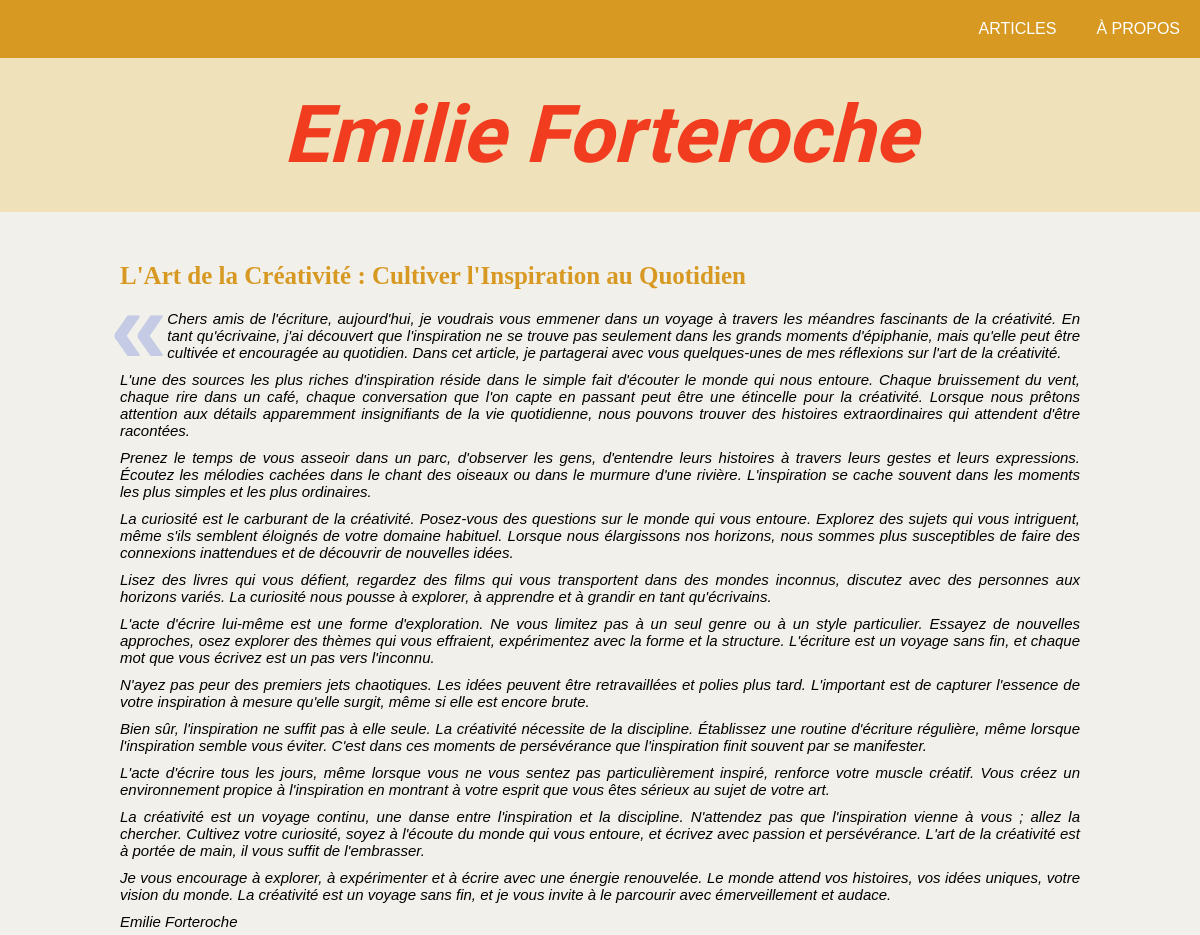
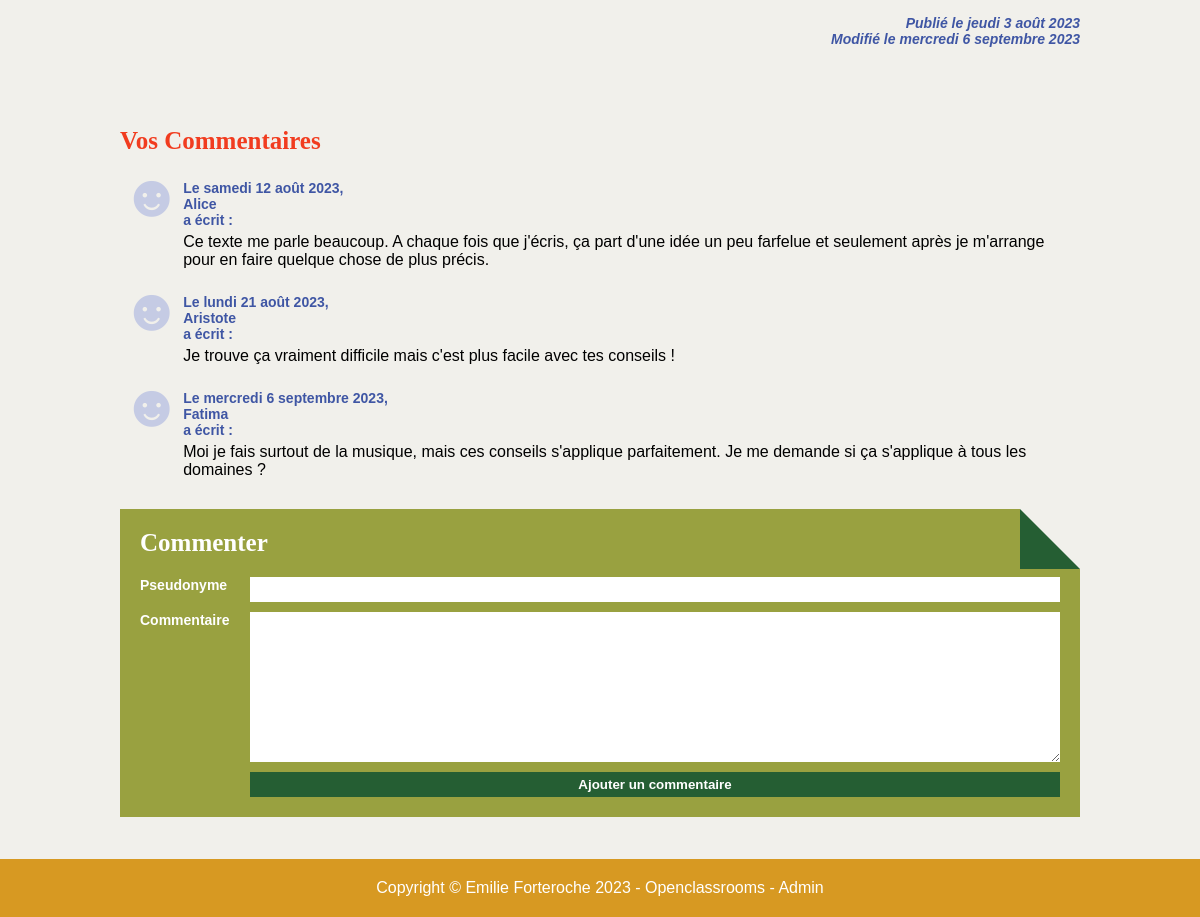
Screenshot of /index.php?action=showArticle&id=2 with the database file from the repository (2 pictures, top to bottom).
### tables this page shows
CREATE TABLE `article` (
  `id` int(11) NOT NULL,
  `id_user` int(11) NOT NULL,
  `title` varchar(255) NOT NULL,
  `content` text NOT NULL,
  `view` int(11) NOT NULL,
  `date_creation` datetime NOT NULL,
  `date_update` datetime DEFAULT NULL
);

CREATE TABLE `comment` (
  `id` int(11) NOT NULL,
  `id_article` int(11) NOT NULL,
  `pseudo` varchar(255) NOT NULL,
  `content` text NOT NULL,
  `date_creation` datetime NOT NULL
);

### views/View.php (called while the page is built, shortened)
<?php
class View
{
    public function render(string $viewName, array $params = []) : void
    {
        $viewPath = $this->buildViewPath($viewName);
        $content = $this->_renderViewFromTemplate($viewPath, $params);
    }
    private function _renderViewFromTemplate(string $viewPath, array $params = []) : string
    {
        if (file_exists($viewPath)) {
            extract($params);
            require($viewPath);
            return ob_get_clean();
        } else {
            throw new Exception("La vue '$viewPath' est introuvable.");
        }
    }
    private function buildViewPath(string $viewName) : string
    {
        return TEMPLATE_VIEW_PATH . $viewName . '.php';
    }
}

### controllers/ArticleController.php (called while the page is built, shortened)
<?php
class ArticleController
{
    public function showArticle(): void
    {
        $id = Utils::request("id", -1);
        $articleManager = new ArticleManager();
        $article = $articleManager->getArticleById($id);
        $commentManager = new CommentManager();
        $comments = $commentManager->getAllCommentsByArticleId($id);
        $view = new View($article->getTitle());
        $view->render("detailArticle", ['article' => $article, 'comments' => $comments]);
    }
}

### index.php (called while the page is built, shortened)
<?php
$action = Utils::request('action', 'home');
try {
    switch ($action) {
        case 'showArticle':
            $articleController = new ArticleController();
            $articleController->showArticle();
            break;
    }
} catch (Exception $e) {
    $errorView = new View('Erreur');
    $errorView->render('errorPage', ['errorMessage' => $e->getMessage()]);
}

### models/Article.php (called while the page is built, shortened)
<?php
class Article extends AbstractEntity
{
    private string $title = "";
    private string $content = "";
    private ?DateTime $dateCreation = null;
    private ?DateTime $dateUpdate = null;
    public function setTitle(string $title): void
    {
        $this->title = $title;
    }
    public function getTitle(): string
    {
        return $this->title;
    }
    public function setContent(string $content): void
    {
        $this->content = $content;
    }
    public function getContent(int $length = -1): string
    {
        return $this->content;
    }
    public function setDateCreation(string|DateTime $dateCreation, string $format = 'Y-m-d H:i:s'): void
    {
        if (is_string($dateCreation)) {
            $dateCreation = DateTime::createFromFormat($format, $dateCreation);
        }
        $this->dateCreation = $dateCreation;
    }
    public function getDateCreation(): DateTime
    {
        return $this->dateCreation;
    }
    public function setDateUpdate(null|string|DateTime $dateUpdate, string $format = 'Y-m-d H:i:s'): void
    {
        if (is_string($dateUpdate)) {
            $dateUpdate = DateTime::createFromFormat($format, $dateUpdate);
        }
        $this->dateUpdate = $dateUpdate;
    }
    public function getDateUpdate(): ?DateTime
    {
        return $this->dateUpdate;
    }
}

### models/DBManager.php (called while the page is built, shortened)
<?php
class DBManager
{
    private static $instance;
    private $db;
    private function __construct()
    {
        $this->db = new PDO('mysql:host=' . DB_HOST . ';dbname=' . DB_NAME . ';charset=utf8', DB_USER, DB_PASS);
        $this->db->setAttribute(PDO::ATTR_ERRMODE, PDO::ERRMODE_EXCEPTION);
        $this->db->setAttribute(PDO::ATTR_DEFAULT_FETCH_MODE, PDO::FETCH_ASSOC);
    }
    public static function getInstance() : DBManager
    {
        if (!self::$instance) {
            self::$instance = new DBManager();
        }
        return self::$instance;
    }
    public function query(string $sql, ?array $params = null) : PDOStatement
    {
        if ($params == null) {
            $query = $this->db->query($sql);
        } else {
            $query = $this->db->prepare($sql);
            $query->execute($params);
        }
        return $query;
    }
}

### models/ArticleManager.php (called while the page is built, shortened)
<?php
class ArticleManager extends AbstractEntityManager
{
    public function getArticleById(int $id): ?Article
    {
        $sql = "SELECT * FROM article WHERE id = :id";
        $result = $this->db->query($sql, ['id' => $id]);
        $article = $result->fetch();
        if ($article) {
            return new Article($article);
        }
        return null;
    }
    public function UpdateView(Article $article): void
    {
        $sql = "UPDATE article SET view = :view + 1 WHERE id = :id";
        $this->db->query($sql, [
            'view' => $article->getView(),
            'id' => $article->getId()
        ]);
    }
}

### models/AbstractEntityManager.php (called while the page is built, shortened)
<?php
abstract class AbstractEntityManager {
    public function __construct()
    {
        $this->db = DBManager::getInstance();
    }
}

### models/CommentManager.php (called while the page is built, shortened)
<?php
class CommentManager extends AbstractEntityManager
{
    public function getAllCommentsByArticleId(int $idArticle) : array
    {
        $sql = "SELECT * FROM comment WHERE id_article = :idArticle";
        $result = $this->db->query($sql, ['idArticle' => $idArticle]);
        $comments = [];
        while ($comment = $result->fetch()) {
            $comments[] = new Comment($comment);
        }
        return $comments;
    }
}

### models/AbstractEntity.php (called while the page is built, shortened)
<?php
abstract class AbstractEntity
{
    protected function hydrate(array $data) : void
    {
        foreach ($data as $key => $value) {
            $method = 'set' . str_replace('_', '', ucwords($key, '_'));
        }
    }
}

### models/Comment.php (called while the page is built, shortened)
<?php
class Comment extends AbstractEntity
{
    private string $pseudo;
    private string $content;
    private DateTime $dateCreation;
    public function getPseudo(): string
    {
        return $this->pseudo;
    }
    public function setPseudo(string $pseudo): void
    {
        $this->pseudo = $pseudo;
    }
    public function getContent(): string
    {
        return $this->content;
    }
    public function setContent(string $content): void
    {
        $this->content = $content;
    }
    public function getDateCreation(): DateTime
    {
        return $this->dateCreation;
    }
    public function setDateCreation(string|DateTime $dateCreation, string $format = 'Y-m-d H:i:s') : void
    {
        if (is_string($dateCreation)) {
            $dateCreation = DateTime::createFromFormat($format, $dateCreation);
        }
        $this->dateCreation = $dateCreation;
    }
}

### services/Utils.php (the view, shortened to what this page needs)
<?php
class Utils
{
    public static function convertDateToFrenchFormat(DateTime $date): string
    {
        $dateFormatter = new IntlDateFormatter('fr_FR', IntlDateFormatter::FULL, IntlDateFormatter::FULL);
        $dateFormatter->setPattern('EEEE d MMMM Y');
        return $dateFormatter->format($date);
    }
    public static function format(string $string): string
    {
        $finalString = htmlspecialchars($string, ENT_QUOTES);
        $lines = explode("\n", $finalString);
        $finalString = "";
        foreach ($lines as $line) {
            if (trim($line) != "") {
                $finalString .= "<p>$line</p>";
            }
        }
        return $finalString;
    }
}

### views/templates/detailArticle.php (shortened to what this page needs)
<article class="mainArticle">
    <h2> <?= Utils::format($article->getTitle()) ?> </h2>
    <span class="quotation">«</span>
    <p><?= Utils::format($article->getContent()) ?></p>
    <div class="footer">
        <span class="info"> Publié le <?= Utils::convertDateToFrenchFormat($article->getDateCreation()) ?></span>
        <?php if ($article->getDateUpdate() != null) { ?>
            <span class="info"> Modifié le <?= Utils::convertDateToFrenchFormat($article->getDateUpdate()) ?></span>
        <?php } ?>
    </div>
</article>
<div class="comments">
    <h2 class="commentsTitle">Vos Commentaires</h2>
    <?php
        if (empty($comments)) {
            echo '<p class="info">Aucun commentaire pour cet article.</p>';
        } else {
            echo '<ul>';
            foreach ($comments as $comment) {
                echo '<li>';
                echo '  <div class="smiley">☻</div>';
                echo '  <div class="detailComment">';
                echo '      <h3 class="info">Le ' . Utils::convertDateToFrenchFormat($comment->getDateCreation()) . ", " . Utils::format($comment->getPseudo()) . ' a écrit :</h3>';
                echo '      <p class="content">' . Utils::format($comment->getContent()) . '</p>';
                echo '  </div>';
                echo '</li>';
            }
            echo '</ul>';
        }
    ?>
    <form action="index.php" method="post" class="foldedCorner">
        <h2>Commenter</h2>
        <div class="formComment formGrid">
            <label for="pseudo">Pseudonyme</label>
            <input type="text" name="pseudo" id="pseudo" required>
            <label for="content">Commentaire</label>
            <textarea name="content" id="content" required></textarea>
            <button class="submit">Ajouter un commentaire</button>
        </div>
    </form>
</div>

### css/style.css (style rules this page uses)
* { margin: 0; padding: 0; box-sizing: border-box; }
:root { --backgroundColor: #f1f0eb; --headerColor: #d79922; --headerPaleColor: #efe1ba; --titleColor: #f13c1f; --dateColor: #3f56a4; --quoteColor: #c5cbe4; --commentPaleColor: #99a140; --commentColor: #255E33; }
body { display: flex; flex-direction: column; align-items: center; font-family: 'arial', sans-serif; background-color: var(--backgroundColor); }
h2 { width: 100%; margin: 20px 0; font-size: 25px; font-family: 'Times New Roman', Times, serif; color: var(--headerColor); }
ul { list-style: none; }
form { width: 100%; margin-top: 30px; padding: 20px; color: white; background-color: var(--commentPaleColor); }
form h2 { margin: 0 0 20px 0; color: white; }
form label { font-weight: bold; font-size: 14px; }
form input { padding: 5px; border: none; }
form textarea { height: 150px; padding: 5px; font-family: Arial, Helvetica, sans-serif; border: none; }
form .formGrid { display: grid; grid-template-columns: 100px minmax(0, 1fr); gap: 10px; }
form .formGrid .submit { grid-column: 2; grid-row: 3; }
.submit { padding: 5px 10px; font-weight: bold; color: white; background-color: var(--commentColor); border: none; }
.foldedCorner { position: relative; overflow: hidden; }
.foldedCorner::before { content: ""; position: absolute; top: 0; right: 0; width: 0; height: 0; border-width: 30px; border-style: solid; border-color: var(--backgroundColor) var(--backgroundColor) var(--commentColor) var(--commentColor); }
article { margin-bottom: 30px; text-align: justify; }
article>h2 { color: var(--headerColor); }
article>.quotation { float: left; height: 51px; margin-left: -10px; line-height: 0.35; font-family: Arial, Helvetica, sans-serif; font-weight: bold; font-size: 103px; color: var(--quoteColor); }
article>p { margin-bottom: 10px; font-style: italic; font-size: 15px; }
article>.footer { margin-top: 20px; display: flex; justify-content: space-between; }
.info { font-size: 14px; font-style: italic; font-weight: bold; color: var(--dateColor); }
.mainArticle .footer { display: flex; flex-direction: column; align-items: flex-end; }
.comments { width: 100%; margin-top: 30px; }
.commentsTitle { color: var(--titleColor); }
.comments ul { margin-bottom: 30px; }
.comments li { display: flex; margin-bottom: 20px; }
.comments .smiley { display: flex; align-items: flex-start; line-height: 0.7; font-size: 60px; color: var(--quoteColor); }
.detailComment .info { margin: 5px 0 5px 0; font-style: normal; }
.detailComment .content { margin: 5px 0 5px 0; }

### rows the page displays
article: title "L'Art de la Créativité : Cultiver l'Inspiration au Quotidien", content "Chers amis de l'écriture, aujourd'hui, je voudrais vous emmener dans un voyage à travers les méandres fascinants de la créativité. En tant qu'écrivaine, j'ai découvert que l'inspiration ne se trouve pas seulement dans les grands moments d'épiphanie, mais qu'elle peut être cultivée et encouragée au quotidien. Dans cet article, je partagerai avec vous quelques-unes de mes réflexions sur l'art de la créativité.", content "L'une des sources les plus riches d'inspiration réside dans le simple fait d'écouter le monde qui nous entoure. Chaque bruissement du vent, chaque rire dans un café, chaque conversation que l'on capte en passant peut être une étincelle pour la créativité. Lorsque nous prêtons attention aux détails apparemment insignifiants de la vie quotidienne, nous pouvons trouver des histoires extraordinaires qui attendent d'être racontées.", content "Prenez le temps de vous asseoir dans un parc, d'observer les gens, d'entendre leurs histoires à travers leurs gestes et leurs expressions. Écoutez les mélodies cachées dans le chant des oiseaux ou dans le murmure d'une rivière. L'inspiration se cache souvent dans les moments les plus simples et les plus ordinaires.", content "La curiosité est le carburant de la créativité. Posez-vous des questions sur le monde qui vous entoure. Explorez des sujets qui vous intriguent, même s'ils semblent éloignés de votre domaine habituel. Lorsque nous élargissons nos horizons, nous sommes plus susceptibles de faire des connexions inattendues et de découvrir de nouvelles idées.", content "Lisez des livres qui vous défient, regardez des films qui vous transportent dans des mondes inconnus, discutez avec des personnes aux horizons variés. La curiosité nous pousse à explorer, à apprendre et à grandir en tant qu'écrivains.", content "L'acte d'écrire lui-même est une forme d'exploration. Ne vous limitez pas à un seul genre ou à un style particulier. Essayez de nouvelles approches, osez explorer des thèmes qui vous effraient, expérimentez avec la forme et la structure. L'écriture est un voyage sans fin, et chaque mot que vous écrivez est un pas vers l'inconnu.", content "N'ayez pas peur des premiers jets chaotiques. Les idées peuvent être retravaillées et polies plus tard. L'important est de capturer l'essence de votre inspiration à mesure qu'elle surgit, même si elle est encore brute.", content "Bien sûr, l'inspiration ne suffit pas à elle seule. La créativité nécessite de la discipline. Établissez une routine d'écriture régulière, même lorsque l'inspiration semble vous éviter. C'est dans ces moments de persévérance que l'inspiration finit souvent par se manifester.", content "L'acte d'écrire tous les jours, même lorsque vous ne vous sentez pas particulièrement inspiré, renforce votre muscle créatif. Vous créez un environnement propice à l'inspiration en montrant à votre esprit que vous êtes sérieux au sujet de votre art.", content "La créativité est un voyage continu, une danse entre l'inspiration et la discipline. N'attendez pas que l'inspiration vienne à vous ; allez la chercher. Cultivez votre curiosité, soyez à l'écoute du monde qui vous entoure, et écrivez avec passion et persévérance. L'art de la créativité est à portée de main, il vous suffit de l'embrasser.", content "Je vous encourage à explorer, à expérimenter et à écrire avec une énergie renouvelée. Le monde attend vos histoires, vos idées uniques, votre vision du monde. La créativité est un voyage sans fin, et je vous invite à le parcourir avec émerveillement et audace.", content "Emilie Forteroche", date_creation "jeudi 3 août 2023", date_update "mercredi 6 septembre 2023"
comment: date_creation "samedi 12 août 2023", pseudo "Alice", content "Ce texte me parle beaucoup. A chaque fois que j'écris, ça part d'une idée un peu farfelue et seulement après je m'arrange pour en faire quelque chose de plus précis."
comment: date_creation "lundi 21 août 2023", pseudo "Aristote", content "Je trouve ça vraiment difficile mais c'est plus facile avec tes conseils !"
comment: date_creation "mercredi 6 septembre 2023", pseudo "Fatima", content "Moi je fais surtout de la musique, mais ces conseils s'applique parfaitement. Je me demande si ça s'applique à tous les domaines ?"
